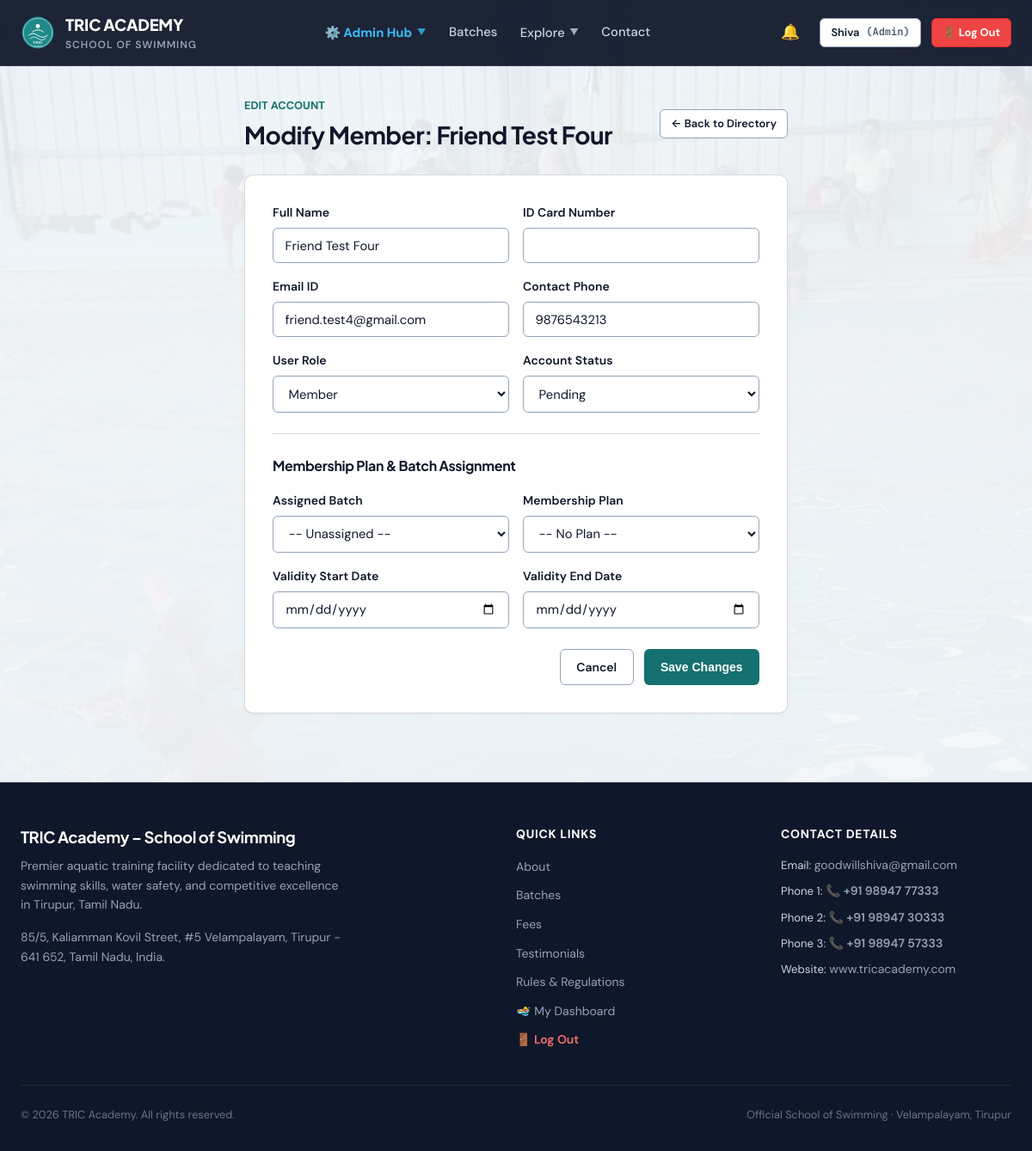
The app's page /admin/users/24/edit (signed in), older data.
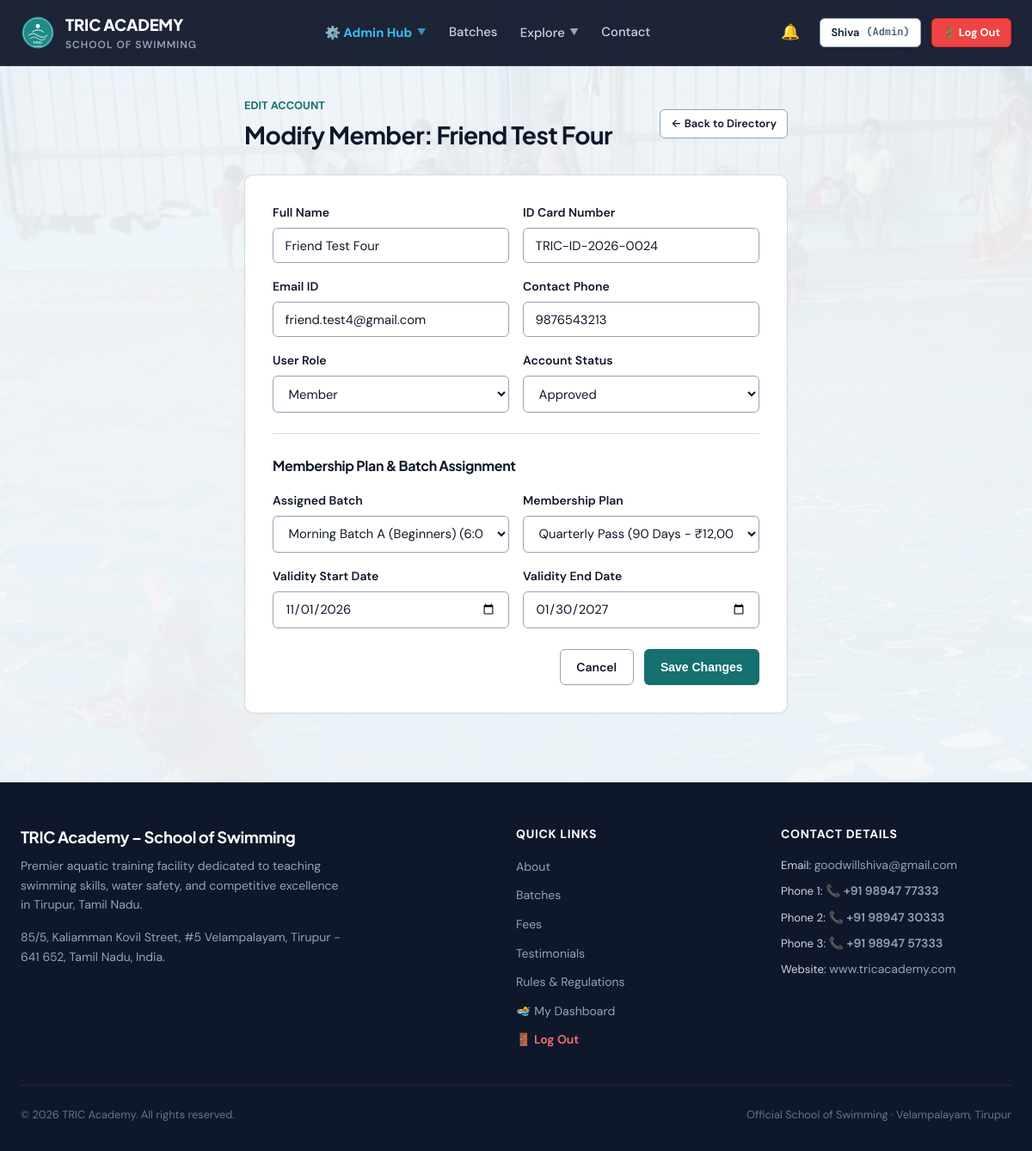
The same page, newer data.
### tables this page shows
CREATE TABLE "users" (
    id INTEGER PRIMARY KEY AUTOINCREMENT,
    app_no TEXT UNIQUE NOT NULL,
    role TEXT CHECK(role IN ('member', 'coach', 'admin')) NOT NULL DEFAULT 'member',
    status TEXT CHECK(status IN ('pending', 'approved', 'deactivated')) NOT NULL DEFAULT 'pending',
    name TEXT NOT NULL,
    email TEXT NOT NULL,
    phone TEXT NOT NULL,
    password_hash TEXT NOT NULL,
    dob DATE,
    age INTEGER,
    address TEXT,
    pincode TEXT,
    guardian_name TEXT,
    guardian_occupation TEXT,
    experience TEXT,
    pass_type_requested TEXT CHECK(pass_type_requested IN ('learn_to_swim', 'competition')) DEFAULT 'learn_to_swim',
    sponsored INTEGER DEFAULT 0,
    sponsor_cert_filename TEXT,
    photo_filename TEXT,
    health_declared INTEGER DEFAULT 0,
    rules_agreed INTEGER DEFAULT 0,
    signature_name TEXT,
    place TEXT,
    application_date DATE DEFAULT (DATE('now')),
    email_verified INTEGER DEFAULT 0,
    email_token TEXT,
    phone_verified INTEGER DEFAULT 0,
    mock_otp TEXT,
    reset_token TEXT,
    reset_token_expiry DATETIME,
    created_at DATETIME DEFAULT CURRENT_TIMESTAMP,
    rules_confirmed_at DATETIME,
    parent_id INTEGER REFERENCES users(id)
, dpdp_consent INTEGER DEFAULT 0);

CREATE TABLE office_use (
    id INTEGER PRIMARY KEY AUTOINCREMENT,
    user_id INTEGER UNIQUE NOT NULL,
    coach_recommendation TEXT,
    pass_type_issued TEXT,
    validity_start DATE,
    validity_end DATE,
    id_card_number TEXT,
    id_card_fee_paid INTEGER DEFAULT 0,
    documents_verified INTEGER DEFAULT 0,
    section_ic_signature TEXT,
    section_ic_date DATE,
    approved_by TEXT,
    approved_at DATETIME,
    FOREIGN KEY (user_id) REFERENCES users(id) ON DELETE CASCADE
);

CREATE TABLE user_memberships (
    id INTEGER PRIMARY KEY AUTOINCREMENT,
    user_id INTEGER NOT NULL,
    plan_id INTEGER NOT NULL,
    batch_id INTEGER NOT NULL,
    start_date DATE NOT NULL,
    end_date DATE NOT NULL,
    is_active INTEGER DEFAULT 1,
    created_at DATETIME DEFAULT CURRENT_TIMESTAMP,
    FOREIGN KEY (user_id) REFERENCES users(id) ON DELETE CASCADE,
    FOREIGN KEY (plan_id) REFERENCES plans(id),
    FOREIGN KEY (batch_id) REFERENCES batches(id)
);

CREATE TABLE batches (
    id INTEGER PRIMARY KEY AUTOINCREMENT,
    name TEXT NOT NULL,
    timing_desc TEXT NOT NULL,
    coach_name TEXT,
    max_capacity INTEGER DEFAULT 25,
    is_competition INTEGER DEFAULT 0
);

CREATE TABLE plans (
    id INTEGER PRIMARY KEY AUTOINCREMENT,
    name TEXT NOT NULL,
    duration_days INTEGER NOT NULL,
    fee_amount REAL NOT NULL,
    description TEXT
);

### app.py (the view, shortened to what this page needs)
@app.route('/admin/users/<int:user_id>/edit', methods=['GET', 'POST'])
@role_required(['admin'])
def admin_user_edit(user_id):
    db = get_db()
    user = db.execute(
        """
        SELECT u.*, m.plan_id, m.batch_id, m.start_date, m.end_date, o.id_card_number
        FROM users u
        LEFT JOIN user_memberships m ON u.id = m.user_id AND m.is_active = 1
        LEFT JOIN office_use o ON u.id = o.user_id
        WHERE u.id = ?
        """,
        (user_id,)
    ).fetchone()
    if not user:
        abort(404)
    batches = db.execute("SELECT * FROM batches ORDER BY id").fetchall()
    plans = db.execute("SELECT * FROM plans ORDER BY id").fetchall()
    return render_template('admin_user_edit.html', member=user, batches=batches, plans=plans)

### app.py (called while the page is built)
def get_db():
    if 'db' not in g:
        g.db = sqlite3.connect(DATABASE, timeout=30.0, detect_types=sqlite3.PARSE_DECLTYPES)
        g.db.row_factory = sqlite3.Row
        g.db.execute("PRAGMA busy_timeout = 30000")
        g.db.execute("PRAGMA journal_mode = WAL")
        g.db.execute("PRAGMA foreign_keys = ON")
    return g.db

def get_current_user():
    if session.get('logged_out'):
        return None
    uid = session.get('user_id')
    if not uid:
        return None
    db = get_db()
    user = db.execute(
        """
        SELECT u.*,
               m.id AS membership_id, m.plan_id, m.batch_id, m.start_date, m.end_date, m.is_active AS membership_active,
               b.name AS batch_name, b.is_competition,
               p.name AS plan_name, p.fee_amount
        FROM users u
        LEFT JOIN user_memberships m ON u.id = m.user_id AND m.is_active = 1
        LEFT JOIN batches b ON m.batch_id = b.id
        LEFT JOIN plans p ON m.plan_id = p.id
        WHERE u.id = ?
        """,
        (uid,)
    ).fetchone()
    return user

### templates/admin_user_edit.html (shortened to what the changed rows need)
{% extends "base.html" %}
{% block content %}
<div class="container" style="max-width: 680px; padding-top: 2rem; padding-bottom: 5rem;">
  <div style="display: flex; justify-content: space-between; align-items: center; margin-bottom: 1.5rem;">
    <div>
      <span style="font-size: 0.8rem; font-weight: 700; color: var(--brand-primary); text-transform: uppercase;">Edit Account</span>
      <h1 style="font-size: 1.75rem;">Modify Member: {{ member.name }}</h1>
    </div>
  </div>
  <div class="card" style="padding: 2rem;">
    <form method="POST">
      <div style="display: grid; grid-template-columns: 1fr 1fr; gap: 1rem; margin-bottom: 1rem;">
        <div class="form-group" style="margin-bottom: 0;">
          <label class="form-label">Full Name</label>
          <input type="text" name="name" class="form-control" value="{{ member.name }}" required>
        </div>
        <div class="form-group" style="margin-bottom: 0;">
          <label class="form-label">ID Card Number</label>
          <input type="text" name="id_card_number" class="form-control font-mono" value="{{ member.id_card_number or '' }}">
        </div>
      </div>
      <div style="display: grid; grid-template-columns: 1fr 1fr; gap: 1rem; margin-bottom: 1rem;">
        <div class="form-group" style="margin-bottom: 0;">
          <label class="form-label">Email ID</label>
          <input type="email" name="email" class="form-control" value="{{ member.email }}" required>
        </div>
        <div class="form-group" style="margin-bottom: 0;">
          <label class="form-label">Contact Phone</label>
          <input type="tel" name="phone" class="form-control font-mono" value="{{ member.phone }}" required>
        </div>
      </div>
      <div style="display: grid; grid-template-columns: 1fr 1fr; gap: 1rem; margin-bottom: 1.5rem;">
        <div class="form-group" style="margin-bottom: 0;">
          <label class="form-label">User Role</label>
          <select name="role" class="form-control">
            <option value="member" {% if member.role == 'member' %}selected{% endif %}>Member</option>
          </select>
        </div>
        <div class="form-group" style="margin-bottom: 0;">
          <label class="form-label">Account Status</label>
          <select name="status" class="form-control">
            <option value="approved" {% if member.status == 'approved' %}selected{% endif %}>Approved</option>
            <option value="pending" {% if member.status == 'pending' %}selected{% endif %}>Pending</option>
          </select>
        </div>
      </div>
      <div style="border-top: 1px solid var(--border-hairline); padding-top: 1.5rem; margin-bottom: 1.5rem;">
        <div style="display: grid; grid-template-columns: 1fr 1fr; gap: 1rem; margin-bottom: 1rem;">
          <div class="form-group" style="margin-bottom: 0;">
            <label class="form-label">Assigned Batch</label>
            <select name="batch_id" class="form-control">
              <option value="">-- Unassigned --</option>
              {% for b in batches %}
              <option value="{{ b.id }}" {% if b.id == member.batch_id %}selected{% endif %}>
                {{ b.name }} ({{ b.timing_desc }})
              </option>
              {% endfor %}
            </select>
          </div>
          <div class="form-group" style="margin-bottom: 0;">
            <label class="form-label">Membership Plan</label>
            <select name="plan_id" class="form-control">
              <option value="">-- No Plan --</option>
              {% for p in plans %}
              <option value="{{ p.id }}" {% if p.id == member.plan_id %}selected{% endif %}>
                {{ p.name }} ({{ p.duration_days }} Days - ₹{{ '{:,.0f}'.format(p.fee_amount) }})
              </option>
              {% endfor %}
            </select>
          </div>
        </div>
        <div style="display: grid; grid-template-columns: 1fr 1fr; gap: 1rem;">
          <div class="form-group" style="margin-bottom: 0;">
            <label class="form-label">Validity Start Date</label>
            <input type="date" name="start_date" class="form-control" value="{{ member.start_date or '' }}">
          </div>
          <div class="form-group" style="margin-bottom: 0;">
            <label class="form-label">Validity End Date</label>
            <input type="date" name="end_date" class="form-control" value="{{ member.end_date or '' }}">
          </div>
        </div>
      </div>
    </form>
  </div>
</div>
{% endblock %}

Row changes from the older to the newer data that the page shows:
changed users "Friend Test Four": status "Pending" → "Approved"
now on this page (row edited): office_use: id_card_number "TRIC-ID-2026-0024"
added user_memberships: batch_id "Morning Batch A (Beginners) (6:00 AM - 7:00 AM (Mon-Sat))", plan_id "Quarterly Pass (90 Days - ₹12,000)", start_date "11/01/2026", end_date "01/30/2027"
Text that changed along with them:
form field batch_id: "-- Unassigned --" → (not shown)
form field plan_id: "-- No Plan --" → (not shown)
